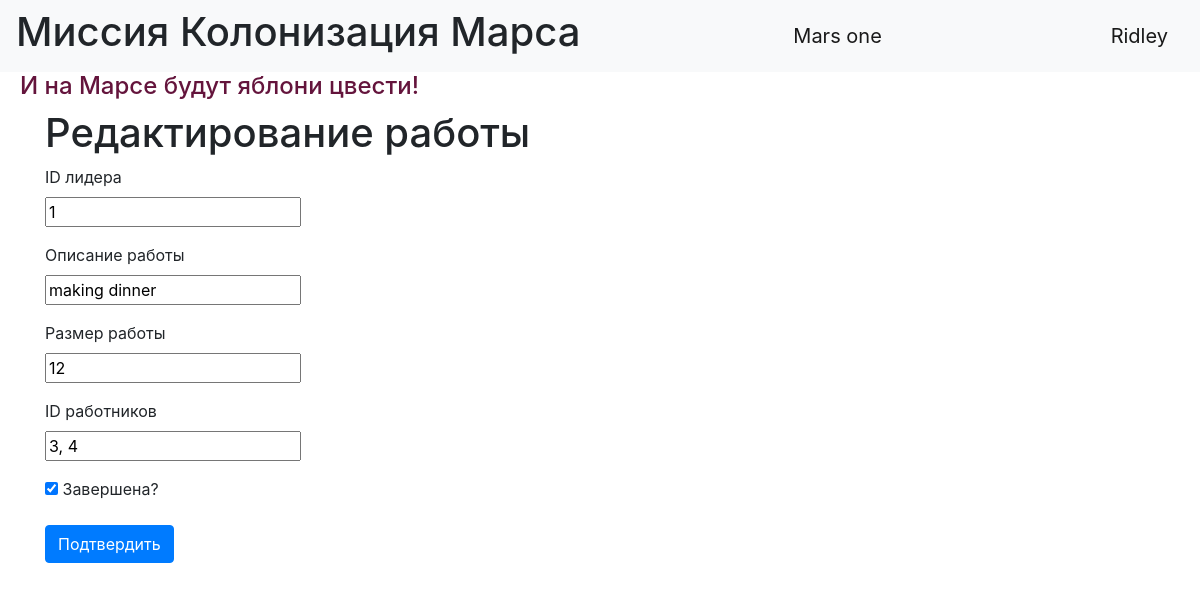
/edit_job/2 (signed in), run on the app's committed database.
### data/users.py (models this page shows, shortened)
class User(SqlAlchemyBase, UserMixin):
    __tablename__ = 'users'
    id = sqlalchemy.Column(sqlalchemy.Integer,
                           primary_key=True, autoincrement=True)
    surname = sqlalchemy.Column(sqlalchemy.String)
    name = sqlalchemy.Column(sqlalchemy.String)
    age = sqlalchemy.Column(sqlalchemy.Integer)
    position = sqlalchemy.Column(sqlalchemy.String)
    speciality = sqlalchemy.Column(sqlalchemy.String)
    address = sqlalchemy.Column(sqlalchemy.String)
    email = sqlalchemy.Column(sqlalchemy.String, unique=True)
    hashed_password = sqlalchemy.Column(sqlalchemy.String)
    modified_date = sqlalchemy.Column(sqlalchemy.DateTime, default=datetime.datetime.now)
    jobs = orm.relationship("Jobs", back_populates='user')

### data/jobs.py (models this page shows)
class Jobs(SqlAlchemyBase):
    __tablename__ = 'jobs'
    id = sqlalchemy.Column(sqlalchemy.Integer,
                           primary_key=True, autoincrement=True)
    team_leader = sqlalchemy.Column(sqlalchemy.Integer, sqlalchemy.ForeignKey("users.id"))
    job = sqlalchemy.Column(sqlalchemy.String)
    work_size = sqlalchemy.Column(sqlalchemy.Integer)
    collaborators = sqlalchemy.Column(sqlalchemy.String)
    creator = sqlalchemy.Column(sqlalchemy.Integer)
    start_date = sqlalchemy.Column(sqlalchemy.DateTime, default=datetime.datetime.now)
    end_date = sqlalchemy.Column(sqlalchemy.DateTime)
    is_finished = sqlalchemy.Column(sqlalchemy.Boolean, default=False)
    user = orm.relationship('User')

### model1.py (the view, shortened to what this page needs)
@app.route('/edit_job/<int:job_id>', methods=['GET', 'POST'])
@login_required
def edit_job(job_id):
    db_sess = db_session.create_session()
    job = db_sess.query(Jobs).filter(Jobs.id == job_id).first()
    if job:
        if current_user.id == 1 or current_user.id == job.creator:
            form = WorksForm(data={'team_leader': job.team_leader, 'job': job.job, 'work_size': job.work_size,
                                   'collaborators': job.collaborators, 'is_finished': job.is_finished})
            return render_template('add_work.html', title='Редактирование работы', form=form)
        return redirect("/?message=У вас нет доступа к редакции чужих работ"
                        "jobs!&message_type=danger")
    return redirect(f'/?message=Работа с id "{job_id}" не найдена&message_type=danger')

### data/forms.py
class WorksForm(FlaskForm):
    team_leader = StringField('ID лидера', validators=[DataRequired()])
    job = StringField('Описание работы', validators=[DataRequired()])
    work_size = StringField('Размер работы', validators=[DataRequired()])
    collaborators = StringField("ID работников", validators=[DataRequired()])
    is_finished = BooleanField('Завершена?')
    submit = SubmitField('Подтвердить')

### data/db_session.py (called while the page is built)
def create_session() -> Session:
    global __factory
    return __factory()

### model1.py (called while the page is built)
@login_manager.user_loader
def load_user(user_id):
    db_sess = db_session.create_session()
    return db_sess.query(User).get(user_id)

### templates/add_work.html (shortened to what this page needs)
{% extends "base.html" %}
{% block content %}
    <h1> {{ title }} </h1>
    <form action="" method="post" novalidate>
        <p>
            {{ form.team_leader.label }}<br>
            {{ form.team_leader }}<br>
        </p>
        <p>
            {{ form.job.label }}<br>
            {{ form.job }}<br>
        </p>
        <p>
            {{ form.work_size.label }}<br>
            {{ form.work_size }}<br>
        </p>
        <p>
            {{ form.collaborators.label }}<br>
            {{ form.collaborators }}<br>
        </p>
        <p> {{ form.is_finished }}
            {{ form.is_finished.label }}
        </p>
        <p>{{ form.submit(type="submit", class="btn btn-primary") }}</p>
    </form>
{% endblock %}

### templates/base.html (shortened to what this page needs)
<!doctype html>
<html lang="en">
<head>
    <link rel="stylesheet"
          href="https://stackpath.bootstrapcdn.com/bootstrap/4.4.1/css/bootstrap.min.css"
>
    <link rel="stylesheet" type="text/css" href="{{url_for('static', filename='css/style.css')}}" />
</head>
<body>
<header>
    <nav class="navbar navbar-light bg-light">
        <h1>Миссия Колонизация Марса</h1>
        <a class="navbar-brand" href="#">Mars one</a>
        {% if current_user.is_authenticated %}
            <a class="navbar-brand" href="/logout">{{ current_user.name }}</a>
        {% else %}
            <p>
                <a class="btn btn-primary " href="/register">Зарегистрироваться</a>
                <a class="btn btn-success" href="/login">Войти</a>
            </p>
        {% endif %}
    </nav>
</header>
<h4>И на Марсе будут яблони цвести!</h4>
<main role="main" class="container">
    {% block content %}{% endblock %}
</main>
</body>
</html>

### static/css/style.css (style rules this page uses)
h4 { color: rgb(100, 20, 60); padding-left: 20px; }

### data on the page
User: name "Ridley"
Jobs: team_leader "1", job "making dinner", work_size "12", collaborators "3, 4", is_finished "☑"

### other printed values
{{ title }} "Редактирование работы"
